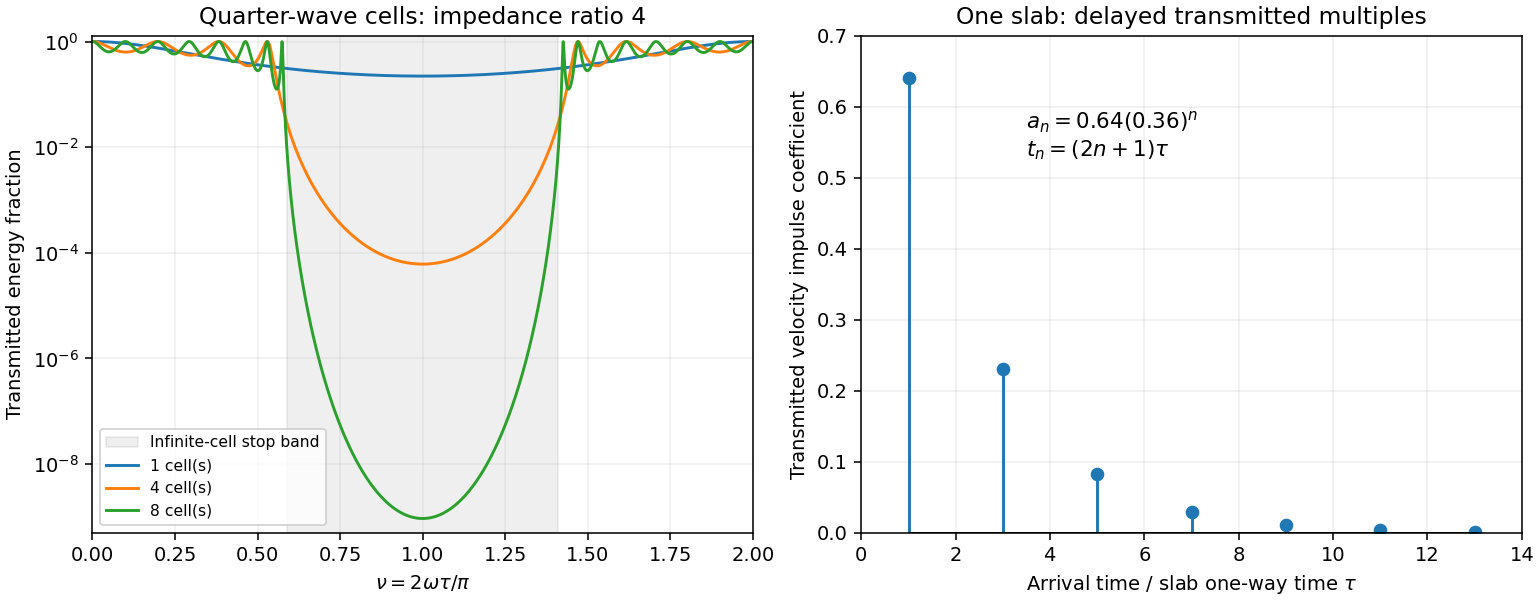

The script that drew this image:
"""Original lossless-layer calculation; Python 3.14, NumPy 2.3.5, Matplotlib 3.10.7.
Writes the same-basename opaque PNG to caller CWD; preserves supplied MPLCONFIGDIR.
"""
from pathlib import Path
import numpy as np
import matplotlib
matplotlib.use('Agg')
import matplotlib.pyplot as plt


def layer_matrix(delta, impedance):
    c, s = np.cos(delta), np.sin(delta)
    m = np.empty((len(delta), 2, 2), dtype=complex)
    m[:, 0, 0] = m[:, 1, 1] = c
    m[:, 0, 1] = 1j * s / impedance
    m[:, 1, 0] = 1j * impedance * s
    return m


def transmission(nu, count):
    delta = np.pi * nu / 2
    cell = layer_matrix(delta, 1) @ layer_matrix(delta, 4)
    total = np.linalg.matrix_power(cell, count)
    denominator = total[:, 0, 0] + total[:, 1, 1] - total[:, 0, 1] - total[:, 1, 0]
    return np.abs(2 / denominator) ** 2


def main():
    edge = 2 * np.arcsin(0.8) / np.pi
    nu = np.unique(np.r_[np.linspace(0, 2, 4001), edge, 2 - edge, 1])
    fig, axes = plt.subplots(1, 2, figsize=(11.0, 4.3), layout='constrained', facecolor='white')
    ax = axes[0]
    ax.axvspan(edge, 2 - edge, color='0.5', alpha=0.12, label='Infinite-cell stop band')
    for count in [1, 4, 8]:
        ax.semilogy(nu, transmission(nu, count), label=f'{count} cell(s)')
    ax.set(xlabel=r'$\nu=2\omega\tau/\pi$', ylabel='Transmitted energy fraction',
           title='Quarter-wave cells: impedance ratio 4', xlim=(0, 2), ylim=(5e-10, 1.3))
    ax.grid(alpha=0.2)
    ax.legend(fontsize=8, loc='lower left')
    n = np.arange(7)
    axes[1].stem(2 * n + 1, 0.64 * 0.36 ** n, basefmt='k-')
    axes[1].set(xlabel=r'Arrival time / slab one-way time $\tau$',
                ylabel='Transmitted velocity impulse coefficient',
                title='One slab: delayed transmitted multiples', xlim=(0, 14), ylim=(0, 0.7))
    axes[1].grid(alpha=0.2)
    axes[1].text(3.5, 0.53, r'$a_n=0.64(0.36)^n$' + '\n' + r'$t_n=(2n+1)\tau$', fontsize=11)
    fig.savefig(Path(__file__).with_suffix('.png').name, dpi=140, facecolor='white', transparent=False)
    plt.close(fig)


if __name__ == '__main__':
    main()
